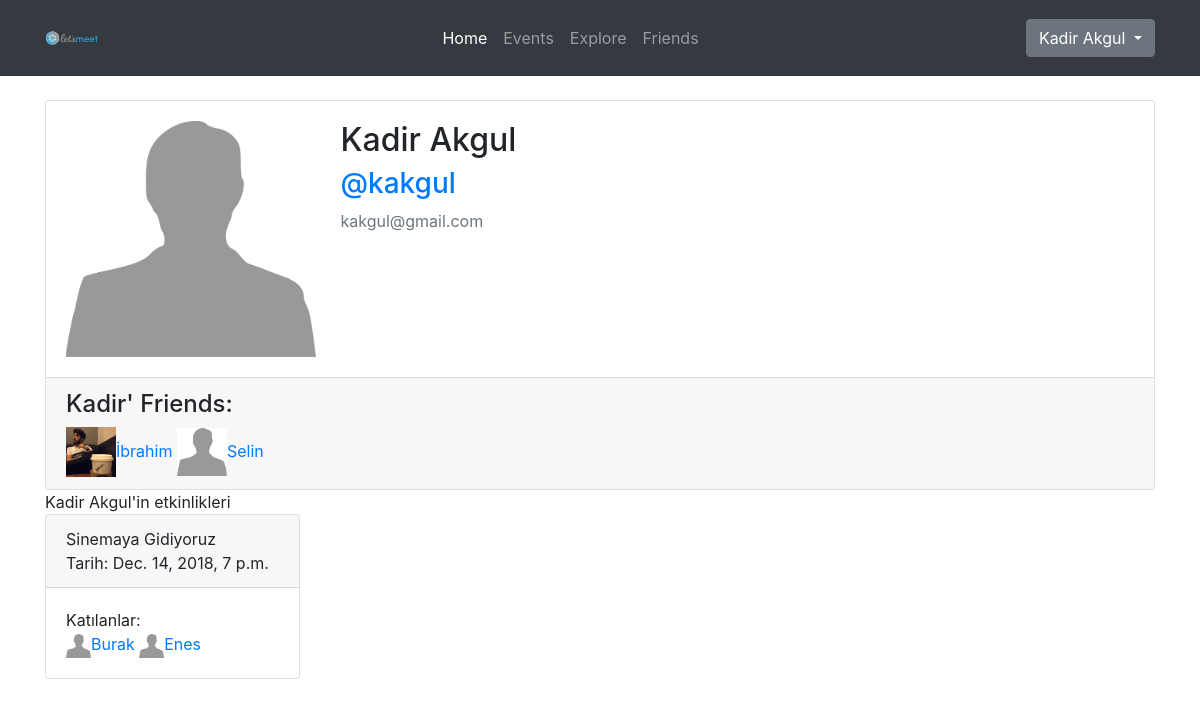
The page /kakgul (signed in) on the database its author committed.
### main/models.py (models this page shows)
class Profile(models.Model):
    user = models.OneToOneField(User, on_delete=models.CASCADE)
    first_name = models.CharField(max_length=30, null=True)
    last_name = models.CharField(max_length=30, null=True)
    friends = models.ManyToManyField('self', blank=True)
    image = models.ImageField(default='profile_pics/default.png', upload_to='profile_pics')
    def __str__(self):
        return self.first_name + " " + self.last_name + " @" + self.user.username

class Event(models.Model):
    time = models.DateTimeField()
    createdTime = models.DateTimeField(null=True)
    title = models.CharField(max_length=50)
    owner = models.ForeignKey(EventOwner, on_delete=models.CASCADE, null=True)
    location = models.CharField(max_length=150)
    participants = models.ManyToManyField(Profile, blank=True)
    description = models.TextField(blank=True,null=True)
    url = models.CharField(max_length=500, blank=True, null=True)
    def __str__(self):
        return self.title + " @" + self.owner.profile.user.username

### main/views.py (the view)
# urls.py: path('<slug:username>', views.profile, name='profile')
def profile(request, username):
    if request.user.is_authenticated:
        user = get_object_or_404(User, username=username)
        profile = user.profile
        friends = profile.friends.all()
        owner = EventOwner.objects.filter(profile=user.profile)
        events = Event.objects.filter(owner__in=owner)
        context = {'home': 'active', 'user': user, 'friends': friends, 'events': events,
                   'name': profile.first_name + " " + profile.last_name}
        return render(request, 'main/profile.html', context)
    else:
        context = {'home': 'active'}
        return render(request, 'main/profile.html', context)

### main/templates/main/profile.html
{% extends 'main/base.html' %}
{% block content %}
    <div class="container">
        <div class="card">
            <div class="card-body">
                <div class="row">
                    <div class="col-md-3">
                        <img class="user" width="250px" src="{{ user.profile.image.url }}">
                    </div>
                    <div class="col-md-9">
                        <h2>{{ user.profile.first_name }} {{ user.profile.last_name }}</h2>
                        <a href="{{ user.username }}">
                            <h3>@{{ user.username }}</h3>
                        </a>
                        <p class="text-secondary">{{ user.email }}</p>
                    </div>
                </div>
            </div>
            <div class="card-footer">
                <h4>{{ user.profile.first_name }}' Friends:</h4>
                {% for friend in friends %}
                    <a href="{{ friend.user.username }}">
                        <img src="{{ friend.image.url }}" width="50px">{{ friend.first_name }}
                    </a>
                {% endfor %}
            </div>
        </div>
        {{ name }}'in etkinlikleri
        <div class="row">
            {% for event in events %}
                <div class="col-md-3">
                    <div class="card">
                        <div class="card-header">{{ event.title }} <br> Tarih: {{ event.time }} </div>
                        <div class="card-body">Katılanlar:<br>
                            {% for participant in event.participants.all %}
                                <a href="{{ participant.user.username }}">
                                    <img src="{{ participant.image.url }}" width="25px">{{ participant.first_name }}
                                </a>
                            {% endfor %}
                        </div>
                    </div>
                </div>
            {% endfor %}
        </div>
    </div>
{% endblock %}

### main/templates/main/base.html (shortened to what this page needs)
{% load static %}
<!doctype html>
<html lang="en">
<head>
    <link rel="stylesheet" href="https://stackpath.bootstrapcdn.com/bootstrap/4.1.3/css/bootstrap.min.css"
>
</head>
<body>
<nav class="navbar navbar-expand-lg navbar-dark bg-dark">
    <div class="container">
        <a class="navbar-brand" href="{% url 'home' %}">
            <img src="{% static 'main/img/header.svg' %}" width="100%" height="50" style="margin-right: -120px;"> </a>
        <div class="collapse navbar-collapse" id="navbarNavAltMarkup">
            <ul class="navbar-nav mx-auto">
                {% if user.is_authenticated %}
                <a class="nav-item nav-link {{ home }}" href="{% url 'home' %}">Home </a>
                <a class="nav-item nav-link {{ events }}" href="{% url 'events' %}">Events</a>
                <a class="nav-item nav-link {{ explore }}" href="{% url 'explore' %}">Explore</a>
                <a class="nav-item nav-link {{ friends }}" href="{% url 'friends' %}">Friends</a>
                {% endif %}
            </ul>
        </div>
        <ul class="navbar-nav">
            {% if user.is_authenticated %}
                <div class="dropdown">
                    <button class="btn btn-secondary dropdown-toggle" type="button" id="dropdownMenuButton"
                            data-toggle="dropdown" aria-haspopup="true" aria-expanded="false">
                        {{ user.profile.first_name }} {{ user.profile.last_name }}
                    </button>
                </div>
            {% endif %}
    </div>
</nav>
{% if user.is_authenticated %}
<br>
{% endif %}
{% block content %}
{% endblock %}
</body>
</html>

### main/templates/main/base.html (style rules this page uses)
body { background: white; }

### rows shown on the page
Profile: image (picture), first_name "İbrahim"
Profile: image (placeholder picture), first_name "Selin"
Event: title "Sinemaya Gidiyoruz", time "Dec. 14, 2018, 7 p.m."
Profile: image (placeholder picture), first_name "Burak"
Profile: image (placeholder picture), first_name "Enes"

### other values the page prints
{{ user.profile.first_name }} "Kadir"
{{ user.profile.last_name }} "Akgul"
{{ user.username }} "kakgul"
{{ user.email }} "kakgul@gmail.com"
{{ name }} "Kadir Akgul"
